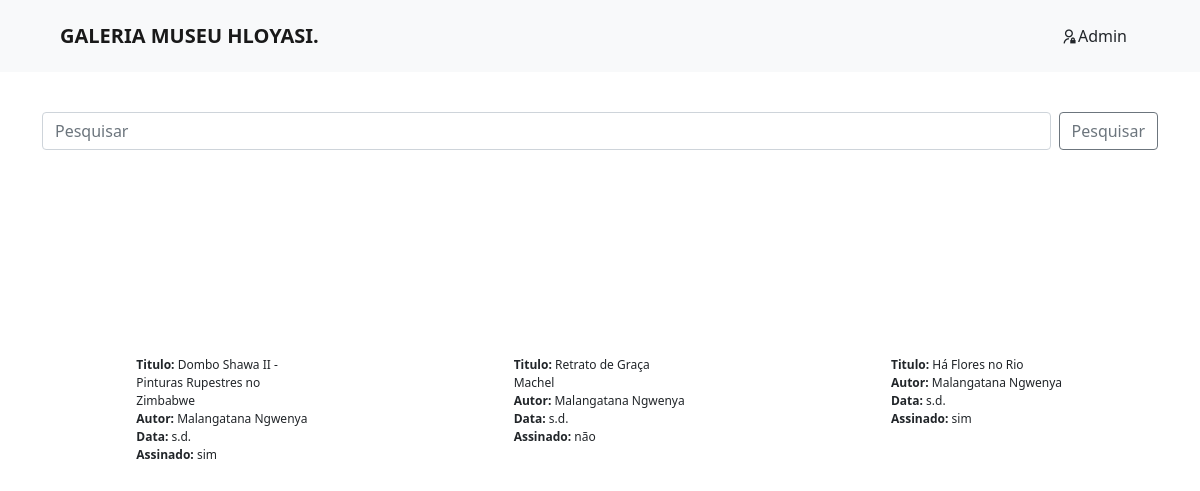
The page / on the database its author committed.
### cedoc/models.py (models this page shows, shortened)
class Pintura(models.Model):
    titulo_da_obra = models.CharField(max_length=255)
    autor = models.CharField(max_length=100)
    data_de_criacao = models.CharField(max_length=20, default='s.d.', null=True)
    assinado = models.CharField(max_length=20, choices=[('sim', 'sim'), ('não', 'não')])
    dimensoes = models.CharField(max_length=50)
    tecnica = models.CharField(max_length=100, null=True)
    suporte = models.CharField(max_length=100, null=True)
    local_de_criacao = models.CharField(max_length=200, default='s.l.')
    proprietario = models.CharField(max_length=200, null=True)
    localizacao_atual = models.CharField(max_length=200)
    estado_de_conservacao = models.CharField(max_length=10, choices=[('Mau', 'Mau'), ('Razoável', 'Razoável'), ('Bom', 'Bom')])
    obs = models.TextField(null=True)
    direitos = models.TextField(default='A publicação, total ou parcial, deste documento exige prévia autorização da entidade detentora.')
    imagem = models.ImageField(default='no-photo.svg', upload_to='pinturas')
    class Meta:
        verbose_name = 'Pintura'  # Nome singular
        verbose_name_plural = 'Pinturas'  # Nome plural personalizado

### cedoc/views.py (the view)
# urls.py: path('', views.index, name='index'),
def index(request):
    query = request.GET.get('q', '')
    pinturas = []
    if query:
        pinturas = Pintura.objects.filter(
            Q(titulo_da_obra__icontains=query) |
            Q(autor__icontains=query) |
            Q(tecnica__icontains=query) |
            Q(suporte__icontains=query) |
            Q(obs__icontains=query) |
            Q(proprietario__icontains=query)
        )
        pinturas_amostra = []
    else:
        pinturas_amostra = Pintura.objects.all()
    context = {'pinturas': pinturas, 'query': query, 'pinturas_amostra': pinturas_amostra}
    return render(request, 'cedoc/index.html', context)

### cedoc/templates/cedoc/index.html (shortened to what this page needs)
{% extends 'main.html' %}
{% load static %}
{% block content %}
    {% include 'navbar.html' %}
    <section class="mt-5 pt-5" id="conteudo">
        <div class="container">
            <form class="d-flex mt-3" role="search" method="get">
              <input class="form-control me-2" type="search" placeholder="Pesquisar" name="q" value="{{ query }}">
              <button class="btn btn-outline-secondary" type="submit">Pesquisar</button>
            </form>
        </div>
        <div class="container mt-5">
            <div class="row justify-content-around g-3">
                {% for pintura in pinturas_amostra %}
                    <div class="col-md-2">
                        <div style="height: 150px; width: 150px" class="text-center mx-auto"></div>
                        <div class="mx-auto">
                            <p class="mb-0 mt-2"><b>Titulo:</b> {{ pintura.titulo_da_obra }}</p>
                            <p class="mb-0"><b>Autor:</b> {{ pintura.autor }}</p>
                            <p class="mb-0"><b>Data: </b>{{ pintura.data_de_criacao }}</p>
                            <p class="mb-0"><b>Assinado: </b>{{ pintura.assinado }}</p>
                        </div>
                     </div>
                {% endfor %}
            </div>
        </div>
    </section>
{% endblock %}

### templates/main.html (shortened to what this page needs)
{% load static %}
<!DOCTYPE html>
<html lang="en">
<head>
    <link rel="stylesheet" href="{% static 'css/styles.css' %}">
    <link rel="stylesheet" href="https://cdn.jsdelivr.net/npm/remixicon@4.0.1/fonts/remixicon.min.css">
    <link href="https://cdn.jsdelivr.net/npm/bootstrap@5.0.2/dist/css/bootstrap.min.css" rel="stylesheet">
</head>
<body>
        {% block content %}
        {% endblock %}
</body>
</html>

### templates/navbar.html
<nav class="navbar bg-light navbar-light fixed-top py-3">
  <div class="container-fluid mx-5">
    <a class="navbar-brand fw-bold text-uppercase" href="#">Galeria Museu Hloyasi.</a>
      <a href="http://127.0.0.1:8000/admin/" class="btn"><i class="ri-admin-line"></i>Admin</a>
  </div>
</nav>

### static/css/styles.css (style rules this page uses)
body { font-family: 'Lato', sans-serif; }
#conteudo { font-size: 12px; }

### rows shown on the page
Pintura: titulo_da_obra "Dombo Shawa II - Pinturas Rupestres no Zimbabwe", autor "Malangatana Ngwenya", data_de_criacao "s.d.", assinado "sim"
Pintura: titulo_da_obra "Retrato de Graça Machel", autor "Malangatana Ngwenya", data_de_criacao "s.d.", assinado "não"
Pintura: titulo_da_obra "Há Flores no Rio", autor "Malangatana Ngwenya", data_de_criacao "s.d.", assinado "sim"
